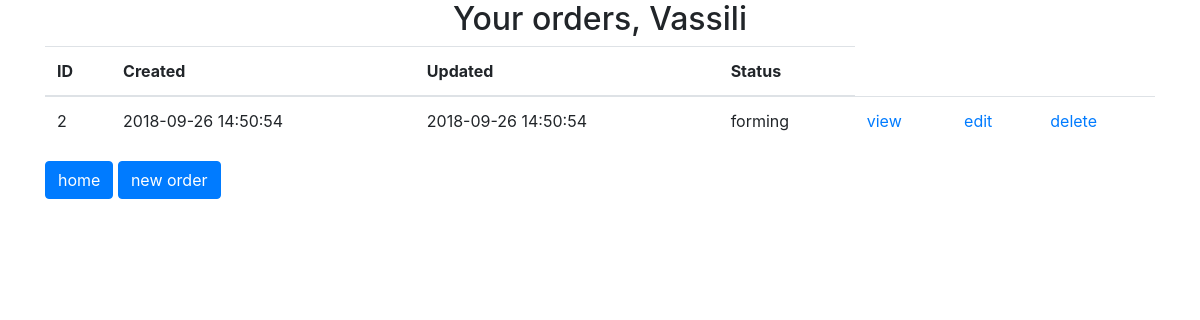
The app's page /order/ (signed in) with its own data.
### orders/models.py (models this page shows, shortened)
class Order(models.Model):
    FORMING = 'FM'
    SENT_TO_PROCEED = 'STP'
    PROCEEDED = 'PRD'
    PAID = 'PD'
    READY = 'RDY'
    CANCEL = 'CNC'
    ORDER_STATUS_CHOICES = (
        (FORMING, 'forming'),
        (SENT_TO_PROCEED, 'sent to proceed'),
        (PAID, 'paid'),
        (PROCEEDED, 'proceeded'),
        (READY, 'ready'),
        (CANCEL, 'canceled'),
    )
    user = models.ForeignKey(User, on_delete=models.CASCADE)
    created = models.DateTimeField(auto_now_add=True)
    updated = models.DateTimeField(auto_now=True)
    status = models.CharField(max_length=3, choices=ORDER_STATUS_CHOICES, default=FORMING)
    is_active = models.BooleanField(default=True)
    class Meta:
        ordering = ('-created',)

### orders/views.py (the view)
# urls.py: path('', views.OrderList.as_view(), name='orders_list'),
class OrderList(ListView):
    model = Order
    def get_queryset(self):
        return Order.objects.filter(user=self.request.user)
    @method_decorator(login_required)
    def dispatch(self, *args, **kwargs):
        return super().dispatch(*args, **kwargs)

### cart/context_processors.py (called while the page is built)
def cart(request):
    cart = []
    if request.user.is_authenticated:
        cart = Cart.objects.filter(user=request.user)
    return {'cart': cart}

### orders/templates/orders/order_list.html
{% extends 'orders/base.html' %}
{% block content %}
<div class="h2 text-center head">
    Your orders,
    {% if user.first_name %}
    {{ user.first_name|title}}
    {% else %}
    User
    {% endif %}
</div>
<table class="table orders_list">
    <thead>
        <tr>
            <th>ID</th>
            <th>Created</th>
            <th>Updated</th>
            <th>Status</th>
        </tr>
    </thead>
    <tbody>
        {% for item in object_list %}
        {% if item.is_active %}
        <tr>
            <td class="td1 orders_list">{{ item.pk }}</td>
            <td>{{ item.created|date:"Y-m-d H:i:s" }}</td>
            <td>{{ item.updated|date:"Y-m-d H:i:s" }}</td>
            <td>{{ item.get_status_display }}</td>
            <td>
                <a href="{% url 'orders:order_read' item.pk %}">
                    view
                </a>
            </td>
            <td>
                {% if item.status == 'FM' %}
                <a href="{% url 'orders:order_update' item.pk %}">
                    edit
                </a>
                {% endif %}
            </td>
            <td>
                {% if item.status == 'FM' %}
                <a href="{% url 'orders:order_delete' item.pk %}">
                    delete
                </a>
                {% endif %}
            </td>
        </tr>
        {% endif %}
        {% endfor %}
    </tbody>
</table>
<a href="{% url 'shop:index' %}" class="btn btn-primary">
    home
</a>
<a href="{% url 'orders:order_create' %}" class="btn btn-primary">
    new order
</a>
{% endblock %}

### records on screen
Order: pk "2", created "2018-09-26 14:50:54", updated "2018-09-26 14:50:54", status "forming", shows "edit", shows "delete"

### other values on screen
{{ user.first_name|title }} "Vassili"
